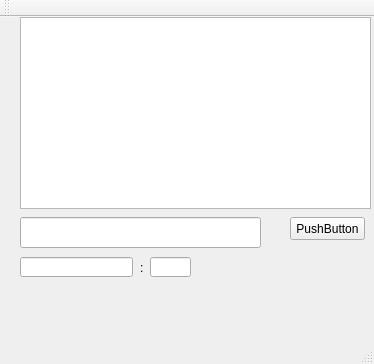
<?xml version="1.0" encoding="UTF-8"?>
<ui version="4.0">
 <class>MainWindow</class>
 <widget class="QMainWindow" name="MainWindow">
  <property name="geometry">
   <rect>
    <x>0</x>
    <y>0</y>
    <width>374</width>
    <height>364</height>
   </rect>
  </property>
  <property name="windowTitle">
   <string>MainWindow</string>
  </property>
  <widget class="QWidget" name="centralWidget">
   <widget class="QLineEdit" name="data">
    <property name="geometry">
     <rect>
      <x>20</x>
      <y>200</y>
      <width>241</width>
      <height>31</height>
     </rect>
    </property>
   </widget>
   <widget class="QPushButton" name="pushButton">
    <property name="geometry">
     <rect>
      <x>290</x>
      <y>200</y>
      <width>75</width>
      <height>23</height>
     </rect>
    </property>
    <property name="text">
     <string>PushButton</string>
    </property>
   </widget>
   <widget class="QTextBrowser" name="textBrowser">
    <property name="geometry">
     <rect>
      <x>20</x>
      <y>0</y>
      <width>351</width>
      <height>192</height>
     </rect>
    </property>
   </widget>
   <widget class="QLineEdit" name="ip">
    <property name="geometry">
     <rect>
      <x>20</x>
      <y>240</y>
      <width>113</width>
      <height>20</height>
     </rect>
    </property>
   </widget>
   <widget class="QLineEdit" name="port">
    <property name="geometry">
     <rect>
      <x>150</x>
      <y>240</y>
      <width>41</width>
      <height>20</height>
     </rect>
    </property>
   </widget>
   <widget class="QLabel" name="label">
    <property name="geometry">
     <rect>
      <x>140</x>
      <y>240</y>
      <width>21</width>
      <height>21</height>
     </rect>
    </property>
    <property name="text">
     <string>:</string>
    </property>
   </widget>
  </widget>
  <widget class="QMenuBar" name="menuBar">
   <property name="geometry">
    <rect>
     <x>0</x>
     <y>0</y>
     <width>374</width>
     <height>23</height>
    </rect>
   </property>
  </widget>
  <widget class="QToolBar" name="mainToolBar">
   <attribute name="toolBarArea">
    <enum>TopToolBarArea</enum>
   </attribute>
   <attribute name="toolBarBreak">
    <bool>false</bool>
   </attribute>
  </widget>
  <widget class="QStatusBar" name="statusBar"/>
 </widget>
 <layoutdefault spacing="6" margin="11"/>
 <resources/>
 <connections/>
</ui>
